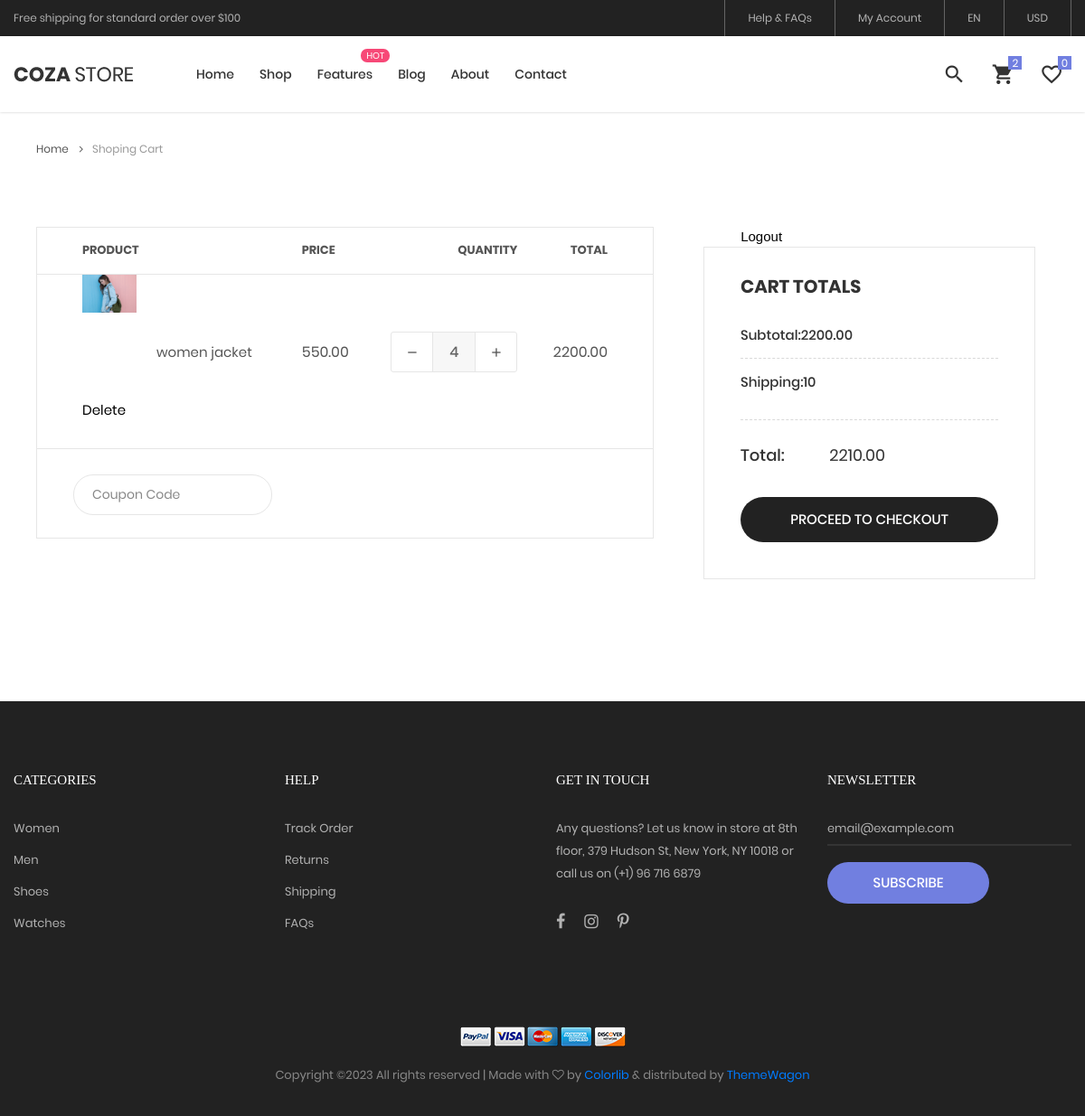
The app's page /shoping-cart (signed in) with its own data.
### sdapp/models.py (models this page shows, shortened)
class Cart(models.Model):
    user=models.ForeignKey(User,verbose_name='User',on_delete=models.CASCADE)
    product=models.ForeignKey(Product,verbose_name='Product',on_delete=models.CASCADE)
    quantity=models.PositiveIntegerField(default='1',verbose_name='quantity')
    @property
    def total_price(self):
        return self.quantity*self.product.price

class Product(models.Model):
    title=models.CharField(max_length=150,verbose_name="product title")
    slug=models.SlugField(max_length=150,verbose_name="product slug")
    product_image=models.ImageField(upload_to="product",blank='True',null="True",verbose_name="product image")
    price=models.DecimalField(max_digits=8,decimal_places=2)
    category=models.ForeignKey(Category,verbose_name="product category",on_delete=models.CASCADE)
    is_active=models.BooleanField(verbose_name="is_active")
    is_featured=models.BooleanField(verbose_name="is_featured")
    productStock=models.PositiveIntegerField()

### sdapp/views.py (the view)
# urls.py: path('shoping-cart',views.shopcart,name='shopcart'),
@login_required
def shopcart(request):
    user=request.user
    cart_products=Cart.objects.filter(user=user)
    amount=decimal.Decimal(0)
    shipping_amount=decimal.Decimal(10)
    cp=[p for p in Cart.objects.all() if p.user==user]
    if cp:
        for p in cp:
            temp_amount=(p.quantity*p.product.price)
            amount+=temp_amount
    context={
        'cart_products':cart_products,
        'amount':amount,
        'shipping_amount':shipping_amount,
        'total_amount':amount+shipping_amount,
    }
    return render(request,'shoping-cart.html',context)

### templates/shoping-cart.html (shortened to what this page needs)
{% load static %}
<!DOCTYPE html>
<html lang="en">
<head>
	<link rel="stylesheet" type="text/css" href="static/vendor/bootstrap/css/bootstrap.min.css">
	<link rel="stylesheet" type="text/css" href="static/fonts/font-awesome-4.7.0/css/font-awesome.min.css">
	<link rel="stylesheet" type="text/css" href="static/fonts/iconic/css/material-design-iconic-font.min.css">
	<link rel="stylesheet" type="text/css" href="static/fonts/linearicons-v1.0.0/icon-font.min.css">
	<link rel="stylesheet" type="text/css" href="static/vendor/animate/animate.css">
	<link rel="stylesheet" type="text/css" href="static/vendor/css-hamburgers/hamburgers.min.css">
	<link rel="stylesheet" type="text/css" href="static/vendor/animsition/css/animsition.min.css">
	<link rel="stylesheet" type="text/css" href="static/vendor/select2/select2.min.css">
	<link rel="stylesheet" type="text/css" href="static/vendor/perfect-scrollbar/perfect-scrollbar.css">
	<link rel="stylesheet" type="text/css" href="static/css/util.css">
	<link rel="stylesheet" type="text/css" href="static/css/main.css">
</head>
<body class="animsition">
	<header class="header-v4">
		<div class="container-menu-desktop">
			<div class="top-bar">
				<div class="content-topbar flex-sb-m h-full container">
					<div class="left-top-bar">
						Free shipping for standard order over $100
					</div>
					<div class="right-top-bar flex-w h-full">
						<a href="#" class="flex-c-m trans-04 p-lr-25">
							Help & FAQs
						</a>
						<a href="#" class="flex-c-m trans-04 p-lr-25">
							My Account
						</a>
						<a href="#" class="flex-c-m trans-04 p-lr-25">
							EN
						</a>
						<a href="#" class="flex-c-m trans-04 p-lr-25">
							USD
						</a>
					</div>
				</div>
			</div>
			<div class="wrap-menu-desktop how-shadow1">
				<nav class="limiter-menu-desktop container">
					<a href="#" class="logo">
						<img src="static/images/icons/logo-01.png" alt="IMG-LOGO">
					</a>
					<div class="menu-desktop">
						<ul class="main-menu">
							<li>
								<a href="{% url 'indexpg' %}">Home</a>
							</li>
							<li>
								<a href="{% url 'categorypg' %}">Shop</a>
							</li>
							<li class="label1" data-label1="hot">
								<a href="{% url 'shopcart' %}">Features</a>
							</li>
							<li>
								<a href="{% url 'blogpg' %}">Blog</a>
							</li>
							<li>
								<a href="{% url 'aboutpg' %}">About</a>
							</li>
							<li>
								<a href="{% url 'contactpg' %}">Contact</a>
							</li>
						</ul>
					</div>
					<div class="wrap-icon-header flex-w flex-r-m">
						<div class="icon-header-item cl2 hov-cl1 trans-04 p-l-22 p-r-11 js-show-modal-search">
							<i class="zmdi zmdi-search"></i>
						</div>
						<div class="icon-header-item cl2 hov-cl1 trans-04 p-l-22 p-r-11 icon-header-noti js-show-cart" data-notify="2">
							<i class="zmdi zmdi-shopping-cart"></i>
						</div>
						<a href="#" class="icon-header-item cl2 hov-cl1 trans-04 p-l-22 p-r-11 icon-header-noti" data-notify="0">
							<i class="zmdi zmdi-favorite-outline"></i>
						</a>
					</div>
				</nav>
			</div>
		</div>
	</header>
	<div class="container">
		<div class="bread-crumb flex-w p-l-25 p-r-15 p-t-30 p-lr-0-lg">
			<a href="index.html" class="stext-109 cl8 hov-cl1 trans-04">
				Home
				<i class="fa fa-angle-right m-l-9 m-r-10" aria-hidden="true"></i>
			</a>
			<span class="stext-109 cl4">
				Shoping Cart
			</span>
		</div>
	</div>
	<form class="bg0 p-t-75 p-b-85">
		<div class="container">
			<div class="row">
				<div class="col-lg-10 col-xl-7 m-lr-auto m-b-50">
					<div class="m-l-25 m-r--38 m-lr-0-xl">
						<div class="wrap-table-shopping-cart">
							<table class="table-shopping-cart">
								<tr class="table_head">
									<th class="column-1">Product</th>
									<th class="column-2"></th>
									<th class="column-3">Price</th>
									<th class="column-4">Quantity</th>
									<th class="column-5">Total</th>
								</tr>
								{% for cartpr in cart_products %}
								<tr class="table_row">
									<td class="column-1">
										<div class="how-itemcart1">
											<img src="{{cartpr.product.product_image.url}}" alt="IMG">
										</div><br><br><br><br>
										<a href="{% url 'deletecart' cartpr.id %}"><button type="button" class="deletebtn">Delete</button></a>
									</td>
									<td class="column-2">{{cartpr.product.title}}</td>
									<td class="column-3">{{cartpr.product.price}}</td>
									<td class="column-4">
										<div class="wrap-num-product flex-w m-l-auto m-r-0">
										<a href="{% url 'minuscart' cartpr.id %}"><div class="btn-num-product-down cl8 hov-btn3 trans-04 flex-c-m">
												<i class="fs-16 zmdi zmdi-minus"></i>
											</div></a>
											<input class="mtext-104 cl3 txt-center num-product" type="number" name="quantity" max="10" value="{{cartpr.quantity}}">
										<a href="{% url 'pluscart' cartpr.id %}"><div class="btn-num-product-up cl8 hov-btn3 trans-04 flex-c-m">
												<i class="fs-16 zmdi zmdi-plus"></i>
											</div></a>
										</div>
									</td>
									<td class="column-5">{{cartpr.total_price}}</td>
								</tr>
								{% endfor %}
							</table>
						</div>
						<div class="flex-w flex-sb-m bor15 p-t-18 p-b-15 p-lr-40 p-lr-15-sm">
							<div class="flex-w flex-m m-r-20 m-tb-5">
								<input class="stext-104 cl2 plh4 size-117 bor13 p-lr-20 m-r-10 m-tb-5" type="text" name="coupon" placeholder="Coupon Code">
							</div>
						</div>
					</div>
				</div>
				<div class="col-sm-10 col-lg-7 col-xl-5 m-lr-auto m-b-50">
	<a href="{% url 'logout_fn' %}"><button type="button" class="logoutbtn">Logout</button></a>
					<div class="bor10 p-lr-40 p-t-30 p-b-40 m-l-63 m-r-40 m-lr-0-xl p-lr-15-sm">
						<h4 class="mtext-109 cl2 p-b-30">
							Cart Totals
						</h4>
						<div class="flex-w flex-t bor12 p-b-13">
							<div class="size-208">
								<span class="stext-110 cl2">
									Subtotal:{{amount}}
								</span>
							</div>
						</div>
						<div class="flex-w flex-t bor12 p-t-15 p-b-30">
							<div class="size-208 w-full-ssm">
								<span class="stext-110 cl2">
									Shipping:{{shipping_amount}}
								</span>
							</div>
							<div class="size-209 p-r-18 p-r-0-sm w-full-ssm">
								<p class="stext-111 cl6 p-t-2">
								</p>
								<div class="p-t-15">
								</div>
							</div>
						</div>
						<div class="flex-w flex-t p-t-27 p-b-33">
							<div class="size-208">
								<span class="mtext-101 cl2">
									Total:
								</span>
							</div>
							<div class="size-209 p-t-1">
								<span class="mtext-110 cl2">
									{{total_amount}}
								</span>
							</div>
						</div>
						<button class="flex-c-m stext-101 cl0 size-116 bg3 bor14 hov-btn3 p-lr-15 trans-04 pointer">
							Proceed to Checkout
						</button>
					</div>
				</div>
			</div>
		</div>
	</form>
	<footer class="bg3 p-t-75 p-b-32">
		<div class="container">
			<div class="row">
				<div class="col-sm-6 col-lg-3 p-b-50">
					<h4 class="stext-301 cl0 p-b-30">
						Categories
					</h4>
					<ul>
						<li class="p-b-10">
							<a href="#" class="stext-107 cl7 hov-cl1 trans-04">
								Women
							</a>
						</li>
						<li class="p-b-10">
							<a href="#" class="stext-107 cl7 hov-cl1 trans-04">
								Men
							</a>
						</li>
						<li class="p-b-10">
							<a href="#" class="stext-107 cl7 hov-cl1 trans-04">
								Shoes
							</a>
						</li>
						<li class="p-b-10">
							<a href="#" class="stext-107 cl7 hov-cl1 trans-04">
								Watches
							</a>
						</li>
					</ul>
				</div>
				<div class="col-sm-6 col-lg-3 p-b-50">
					<h4 class="stext-301 cl0 p-b-30">
						Help
					</h4>
					<ul>
						<li class="p-b-10">
							<a href="#" class="stext-107 cl7 hov-cl1 trans-04">
								Track Order
							</a>
						</li>
						<li class="p-b-10">
							<a href="#" class="stext-107 cl7 hov-cl1 trans-04">
								Returns
							</a>
						</li>
						<li class="p-b-10">
							<a href="#" class="stext-107 cl7 hov-cl1 trans-04">
								Shipping
							</a>
						</li>
						<li class="p-b-10">
							<a href="#" class="stext-107 cl7 hov-cl1 trans-04">
								FAQs
							</a>
						</li>
					</ul>
				</div>
				<div class="col-sm-6 col-lg-3 p-b-50">
					<h4 class="stext-301 cl0 p-b-30">
						GET IN TOUCH
					</h4>
					<p class="stext-107 cl7 size-201">
						Any questions? Let us know in store at 8th floor, 379 Hudson St, New York, NY 10018 or call us on (+1) 96 716 6879
					</p>
					<div class="p-t-27">
						<a href="#" class="fs-18 cl7 hov-cl1 trans-04 m-r-16">
							<i class="fa fa-facebook"></i>
						</a>
						<a href="#" class="fs-18 cl7 hov-cl1 trans-04 m-r-16">
							<i class="fa fa-instagram"></i>
						</a>
						<a href="#" class="fs-18 cl7 hov-cl1 trans-04 m-r-16">
							<i class="fa fa-pinterest-p"></i>
						</a>
					</div>
				</div>
				<div class="col-sm-6 col-lg-3 p-b-50">
					<h4 class="stext-301 cl0 p-b-30">
						Newsletter
					</h4>
					<form>
						<div class="wrap-input1 w-full p-b-4">
							<input class="input1 bg-none plh1 stext-107 cl7" type="text" name="email" placeholder="email@example.com">
						</div>
						<div class="p-t-18">
							<button class="flex-c-m stext-101 cl0 size-103 bg1 bor1 hov-btn2 p-lr-15 trans-04">
								Subscribe
							</button>
						</div>
					</form>
				</div>
			</div>
			<div class="p-t-40">
				<div class="flex-c-m flex-w p-b-18">
					<a href="#" class="m-all-1">
						<img src="static/images/icons/icon-pay-01.png" alt="ICON-PAY">
					</a>
					<a href="#" class="m-all-1">
						<img src="static/images/icons/icon-pay-02.png" alt="ICON-PAY">
					</a>
					<a href="#" class="m-all-1">
						<img src="static/images/icons/icon-pay-03.png" alt="ICON-PAY">
					</a>
					<a href="#" class="m-all-1">
						<img src="static/images/icons/icon-pay-04.png" alt="ICON-PAY">
					</a>
					<a href="#" class="m-all-1">
						<img src="static/images/icons/icon-pay-05.png" alt="ICON-PAY">
					</a>
				</div>
				<p class="stext-107 cl6 txt-center">
Copyright &copy;<script>document.write(new Date().getFullYear());</script> All rights reserved | Made with <i class="fa fa-heart-o" aria-hidden="true"></i> by <a href="https://colorlib.com" target="_blank">Colorlib</a> &amp; distributed by <a href="https://themewagon.com" target="_blank">ThemeWagon</a>
				</p>
			</div>
		</div>
	</footer>
</body>
</html>

### records on screen
Cart: product.product_image (picture), product "women jacket", product.price "550.00", quantity "4", total_price "2200.00"

### other values on screen
{{ amount }} "2200.00"
{{ shipping_amount }} "10"
{{ total_amount }} "2210.00"
